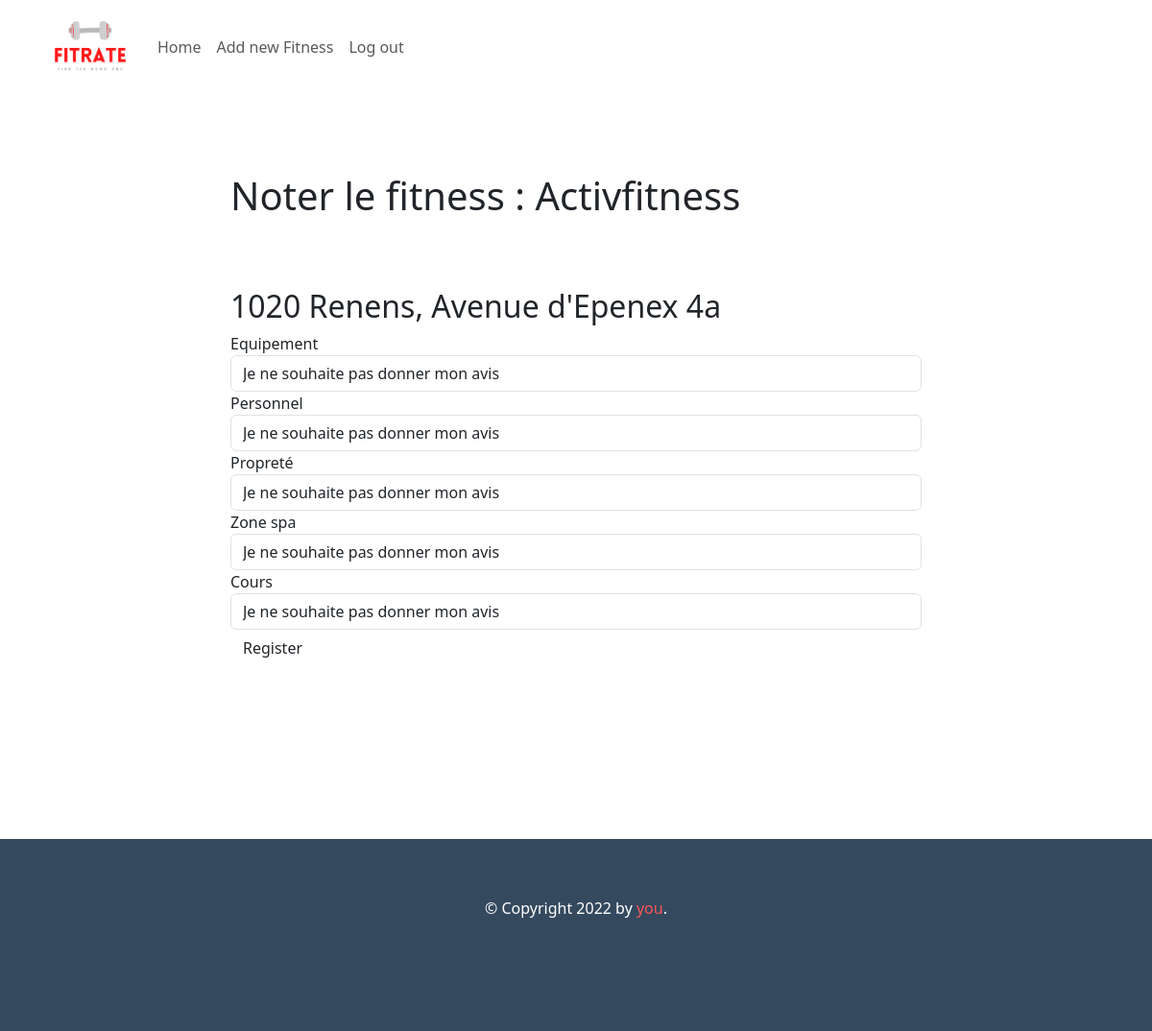
Screenshot of /commenter?id_fitness=1 (signed in) with the database file from the repository.
### main.py (models this page shows, shortened)
class Fitness(db.Model):
    __tablename__ = 'fitness'
    id = db.Column(db.Integer, primary_key=True)
    name = db.Column(db.String(250), nullable=False)
    adresse = db.Column(db.String(250), nullable=False, unique=True)
    ville= db.Column(db.String(250), nullable=False, unique=True)
    url_image = db.Column(db.String(250), nullable=False)
    adresse_url = db.Column(db.String(250), nullable=False)
    note_equipement = db.Column(db.Float(250), nullable=False)
    note_equipement_nombre = db.Column(db.Integer)
    note_personnel = db.Column(db.Float(250))
    note_personnel_nombre = db.Column(db.Integer)
    note_proprete = db.Column(db.Float(250))
    note_proprete_nombre = db.Column(db.Integer)
    is_cours = db.Column(db.Boolean)
    note_cours = db.Column(db.Float(250))
    note_cours_nombre = db.Column(db.Integer)
    is_spa = db.Column(db.Boolean)
    note_spa = db.Column(db.Float(250))
    note_spa_nombre = db.Column(db.Integer)
    prix_mensuel = db.Column(db.Float(250))
    note_general = db.Column(db.Float(250))
    note_general_nombre = db.Column(db.Float(250))

### main.py (the view, shortened to what this page needs)
@app.route("/commenter", methods = ["GET", "POST"])
def commenter():
    id = request.args.get("id_fitness")
    fitness = Fitness.query.filter_by(id=id).first()
    form = CommentaireForm()
    return render_template("commenter.html", fitness=fitness, form = form)

### form.py
class CommentaireForm(FlaskForm):
     note_equipement = SelectField("Equipement", choices=["Je ne souhaite pas donner mon avis", '🏋', '🏋🏋', "🏋🏋🏋", "🏋🏋🏋🏋", "🏋🏋🏋🏋🏋"])
     note_personnel = SelectField("Personnel", choices=["Je ne souhaite pas donner mon avis", '🙋',"🙋🙋", "🙋🙋🙋", "🙋🙋🙋🙋", "🙋🙋🙋🙋🙋"])
     note_proprete = SelectField("Propreté", choices=["Je ne souhaite pas donner mon avis",'🧹', "🧹🧹", "🧹🧹🧹", "🧹🧹🧹🧹", "🧹🧹🧹🧹🧹"])
     note_cours = SelectField("Cours", choices=["Je ne souhaite pas donner mon avis", '💪', "💪💪", "💪💪💪", "💪💪💪💪", "💪💪💪💪💪"])
     note_spa = SelectField("Zone spa", choices=["Je ne souhaite pas donner mon avis","💆", "💆💆", "💆💆💆", "💆💆💆💆", "💆💆💆💆💆"])
     commenter = SubmitField('Register')

### main.py (called while the page is built)
@login_manager.user_loader
def load_user(user_id):
    return User.query.get(user_id)

### templates/commenter.html (shortened to what this page needs)
{% extends "base.html" %}
{% import "bootstrap/wtf.html" as wtf %}
{% block content %}
    <div class="form">
        <h1>Noter le fitness : {{fitness.name}}</h1>
        <h2>{{fitness.ville}}, {{fitness.adresse}}</h2>
        <form class="form form-horizontal" method="post" role="form">
        {{ wtf.form_field(form.note_equipement) }}
        {{ wtf.form_field(form.note_personnel) }}
        {{ wtf.form_field(form.note_proprete) }}
        {% if fitness.is_spa %}
        {{ wtf.form_field(form.note_spa) }}
        {% endif %}
        {% if fitness.is_cours %}
        {{ wtf.form_field(form.note_cours) }}
        {% endif %}
        {{ wtf.form_field(form.commenter) }}
        </form>
    </div>
{% endblock %}

### static/style.css (style rules this page uses)
.form { padding: 15% 20%; }
h1 { margin-bottom:10%; }
form { padding:0px !important; }

### rows the page displays
Fitness: name "Activfitness", ville "1020 Renens", adresse "Avenue d'Epenex 4a"
